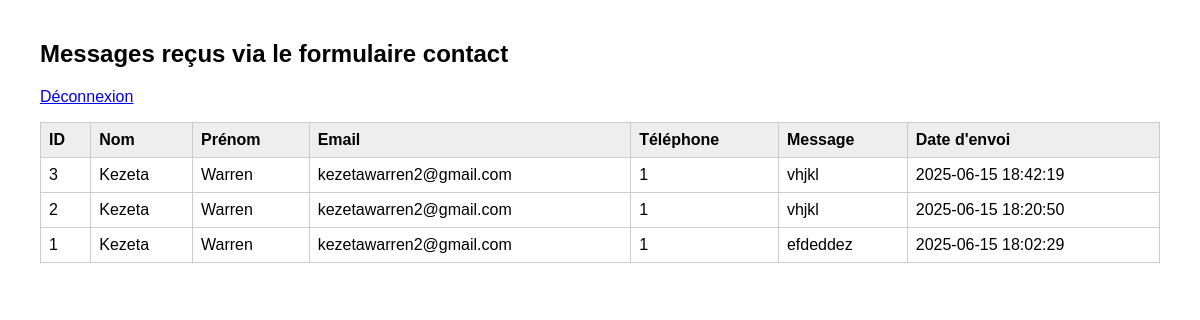
The page /admin_messages.php (signed in) on the database its author committed.
### tables this page shows
CREATE TABLE `messages_contact` (
  `id` int NOT NULL,
  `nom` varchar(100) DEFAULT NULL,
  `prenom` varchar(100) DEFAULT NULL,
  `email` varchar(150) DEFAULT NULL,
  `sujet` enum('Demande d’infos','Demande de Rendez-vous','Autre') DEFAULT NULL,
  `message` text,
  `date_envoi` datetime DEFAULT CURRENT_TIMESTAMP,
  `telephone` varchar(20) NOT NULL
);

### admin_messages.php (the view, shortened to what this page needs)
<?php
$messages = [];
if (!empty($_SESSION['admin_logged_in'])) {
    $host = 'localhost';
    $dbname = 'archeo_it';
    $dbUser = 'root';
    $dbPass = '';
    try {
        $pdo = new PDO("mysql:host=$host;dbname=$dbname;charset=utf8", $dbUser, $dbPass);
        $pdo->setAttribute(PDO::ATTR_ERRMODE, PDO::ERRMODE_EXCEPTION);
        $stmt = $pdo->query("SELECT * FROM messages_contact ORDER BY date_envoi DESC");
        $messages = $stmt->fetchAll(PDO::FETCH_ASSOC);
    } catch (PDOException $e) {
        $dbError = "Erreur base de données : " . $e->getMessage();
    }
}
?>
<!DOCTYPE html>
<html lang="fr">
<head>
</head>
<body>
<?php
if (empty($_SESSION['admin_logged_in'])) {
    ?>
    <h2>Connexion admin</h2>
    <?php
    if (!empty($error)) {
        echo "<p class='error'>" . htmlspecialchars($error) . "</p>";
    }
    ?>
    <form method="POST" class="login-form">
        <input type="text" name="username" placeholder="Nom d'utilisateur" required>
        <input type="password" name="password" placeholder="Mot de passe" required>
        <input type="submit" value="Se connecter">
    </form>
    <?php
} else {
    ?>
    <h2>Messages reçus via le formulaire contact</h2>
    <p><a href="?logout=1">Déconnexion</a></p>
    <?php
    if (!empty($dbError)) {
        echo "<p class='error'>" . htmlspecialchars($dbError) . "</p>";
    } elseif (empty($messages)) {
        echo "<p>Aucun message reçu pour le moment.</p>";
    } else {
        ?>
        <table>
            <thead>
                <tr>
                    <th>ID</th>
                    <th>Nom</th>
                    <th>Prénom</th>
                    <th>Email</th>
                    <th>Téléphone</th>
                    <th>Message</th>
                    <th>Date d'envoi</th>
                </tr>
            </thead>
            <tbody>
        <?php
        foreach ($messages as $m) {
            echo "<tr>";
            echo "<td>" . htmlspecialchars($m['id']) . "</td>";
            echo "<td>" . htmlspecialchars($m['nom']) . "</td>";
            echo "<td>" . htmlspecialchars($m['prenom']) . "</td>";
            echo "<td>" . htmlspecialchars($m['email']) . "</td>";
            echo "<td>" . htmlspecialchars($m['telephone']) . "</td>";
            echo "<td>" . nl2br(htmlspecialchars($m['message'])) . "</td>";
            echo "<td>" . htmlspecialchars($m['date_envoi']) . "</td>";
            echo "</tr>";
        }
        ?>
            </tbody>
        </table>
        <?php
    }
}
?>
</body>
</html>

### admin_messages.php (style rules this page uses)
body { font-family: Arial, sans-serif; margin: 40px; }
table { border-collapse: collapse; width: 100%; }
th, td { border: 1px solid #ccc; padding: 8px; text-align: left; }
th { background: #eee; }

### rows shown on the page
messages_contact: id "3", nom "Kezeta", prenom "Warren", email "kezetawarren2@gmail.com", telephone "1", message "vhjkl", date_envoi "2025-06-15 18:42:19"
messages_contact: id "2", nom "Kezeta", prenom "Warren", email "kezetawarren2@gmail.com", telephone "1", message "vhjkl", date_envoi "2025-06-15 18:20:50"
messages_contact: id "1", nom "Kezeta", prenom "Warren", email "kezetawarren2@gmail.com", telephone "1", message "efdeddez", date_envoi "2025-06-15 18:02:29"
